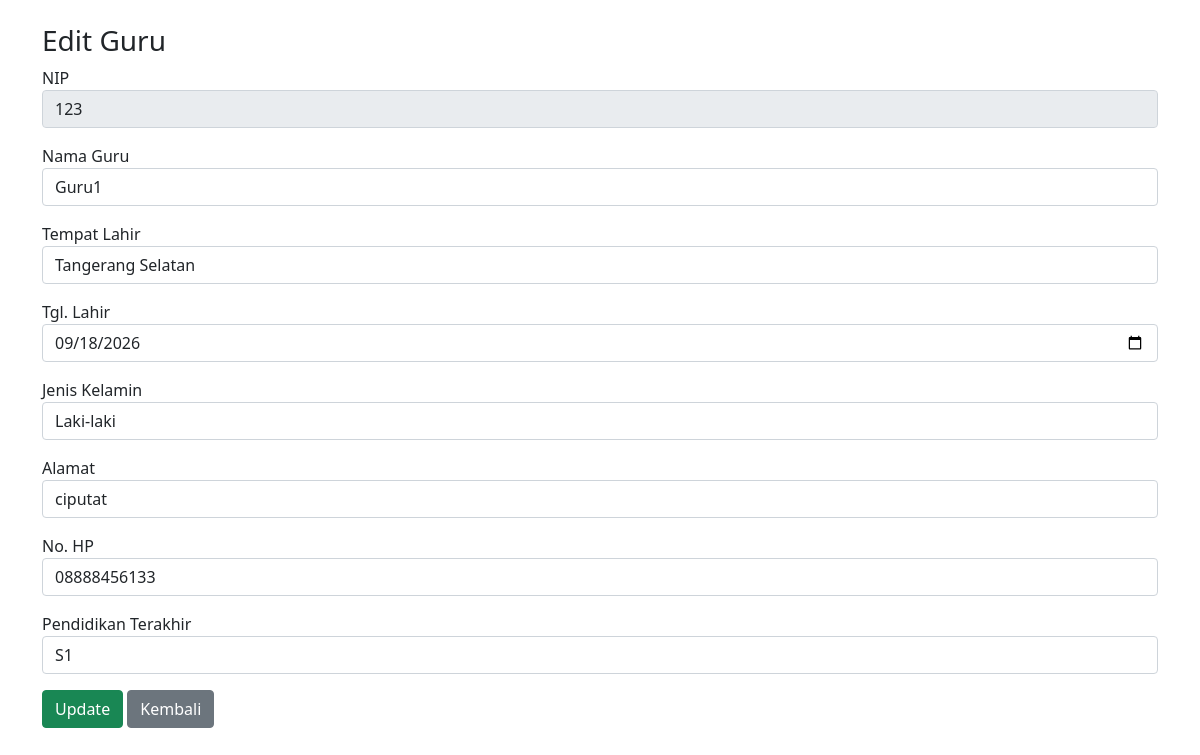
The app's page /guru/edit.php?id=123 (signed in) with its own data.
### tables this page shows
CREATE TABLE `guru` (
  `nip` varchar(20) NOT NULL,
  `nama_guru` varchar(100) NOT NULL,
  `tempat_lahir` varchar(50) NOT NULL,
  `tgl_lahir` date NOT NULL,
  `jenkel` enum('L','P') NOT NULL,
  `alamat` text NOT NULL,
  `no_hp` varchar(15) NOT NULL,
  `pend_akhir` varchar(50) NOT NULL
);

### guru/edit.php (the view, shortened to what this page needs)
<?php
include "../config/koneksi.php";
$data = mysqli_fetch_assoc(mysqli_query(
    $conn,
    "SELECT * FROM guru WHERE nip='$_GET[id]'"
));
?>
<!DOCTYPE html>
<html>
<head>
    <link rel="stylesheet" href="../assets/bootstrap/css/bootstrap.min.css">
</head>
<body>
    <div class="container mt-4">
        <h3>Edit Guru</h3>
        <form method="post">
            <div class="mb-3">
                <label>NIP</label>
                <input type="text"
                    class="form-control"
                    value="<?= $data['nip'] ?>"
                    readonly>
            </div>
            <div class="mb-3">
                <label>Nama Guru</label>
                <input type="text"
                    name="nama_guru"
                    value="<?= $data['nama_guru'] ?>"
                    class="form-control"
                    required>
            </div>
            <div class="mb-3">
                <label>Tempat Lahir</label>
                <input type="text"
                    name="tempat_lahir"
                    value="<?= $data['tempat_lahir'] ?>"
                    class="form-control"
                    required>
            </div>
            <div class="mb-3">
                <label>Tgl. Lahir</label>
                <input type="date"
                    name="tgl_lahir"
                    value="<?= $data['tgl_lahir'] ?>"
                    class="form-control"
                    required>
            </div>
            <div class="mb-3">
                <label>Jenis Kelamin</label>
                <select name="jenkel" class="form-control" required>
                    <option value="L"
                        <?= ($data['jenkel'] == 'L') ? 'selected' : '' ?>>
                        Laki-laki
                    </option>
                </select>
            </div>
            <div class="mb-3">
                <label>Alamat</label>
                <input type="text"
                    name="alamat"
                    value="<?= $data['alamat'] ?>"
                    class="form-control"
                    required>
            </div>
            <div class="mb-3">
                <label>No. HP</label>
                <input type="text"
                    name="no_hp"
                    value="<?= $data['no_hp'] ?>"
                    class="form-control"
                    required>
            </div>
            <div class="mb-3">
                <label>Pendidikan Terakhir</label>
                <input type="text"
                    name="pend_akhir"
                    value="<?= $data['pend_akhir'] ?>"
                    class="form-control"
                    required>
            </div>
            <button type="submit"
                name="update"
                class="btn btn-success">
                Update
            </button>
            <a href="index.php"
                class="btn btn-secondary">
                Kembali
            </a>
        </form>
    </div>
</body>
</html>

### records on screen
guru: nip "123", nama_guru "Guru1", tempat_lahir "Tangerang Selatan", tgl_lahir "09/18/2026", jenkel "Laki-laki", alamat "ciputat", no_hp "08888456133", pend_akhir "S1"
